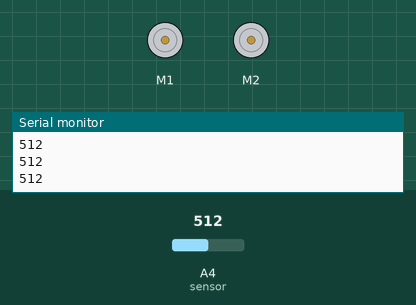
The sketch below on a simulated Arduino Uno, built with avr-gcc and run on an emulated ATmega328P. On the bench: 2 × DC motor (green arrow = forward, orange = backward, longer = faster), the last lines printed to the serial monitor. Inputs (shaded band) come from the test bench; at power-on: A4 (sensor) = 512.

Above: at 1.2 s.
1.3 s: A4 (sensor) set to 783
2.8 s: A4 (sensor) set to 807
At 3.1 s:
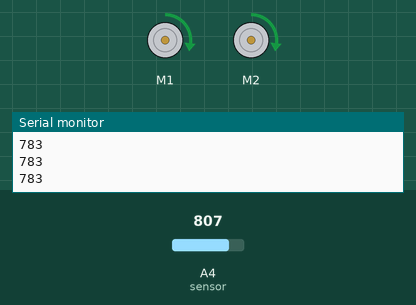
Timing chart, 0 to 5.8 s (numbered marks = the images above; inputs shaded):
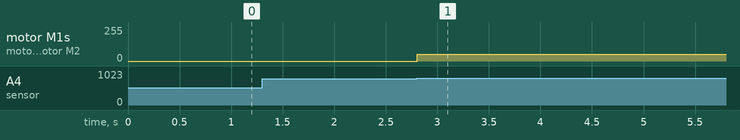

Measured:
- the behaviour switches between 800 and 801 on A4 (sensor) (found by bisection; images 0 and 1)
- after the input at 2.8 s, motor M1, motor M2: stopped → forward 50/255 at once

The sketch:

4.SMARS_line_follow.ino
```cpp
/********************************************************************************
*********************************************************************************
********************************   SMARS ROVER  *********************************
Programa sigue líneas
@pedro_b_m
https://github.com/clasedetecnologia/SMARS/
********************************************************************************
********************************************************************************/
#include <AFMotor.h>
AF_DCMotor R_motor(2); // defines Right motor pin //
AF_DCMotor L_motor(1); // defines Left motor pin
// declare variables
int lineNumber; //En esta variable guardaremmos el valor leído por el sensor

void setup() {
  Serial.begin(9600);// sets up Serial library at 9600 bps
  //change the following values to make the robot drive as straight as possible
  L_motor.setSpeed(50); // sets L motor speed
  R_motor.setSpeed(50);// sets R motor speed

  R_motor.run(RELEASE); //turns L motor on
  L_motor.run(RELEASE); //turns R motor on
}

void loop() {
  lineNumber= analogRead(A4); //Lee sensorIR y guarda valor en lineNumber. El valor va de 0-1024
  while(lineNumber>800){
    L_motor.run(FORWARD); //moves motor L Forward
    R_motor.run(FORWARD); //moves motor L Forward
    lineNumber= analogRead(A4); //reads the sensor value from pin A4 and stores it in the variable lineNumber
  }
  if(lineNumber<800){ // repeats the following part of code until the light sensor will find a darker zone

    //AQUÍ FALTA CÓDIGO


  }

  Serial.println(lineNumber); //send the value to the serial monitor
}
```
